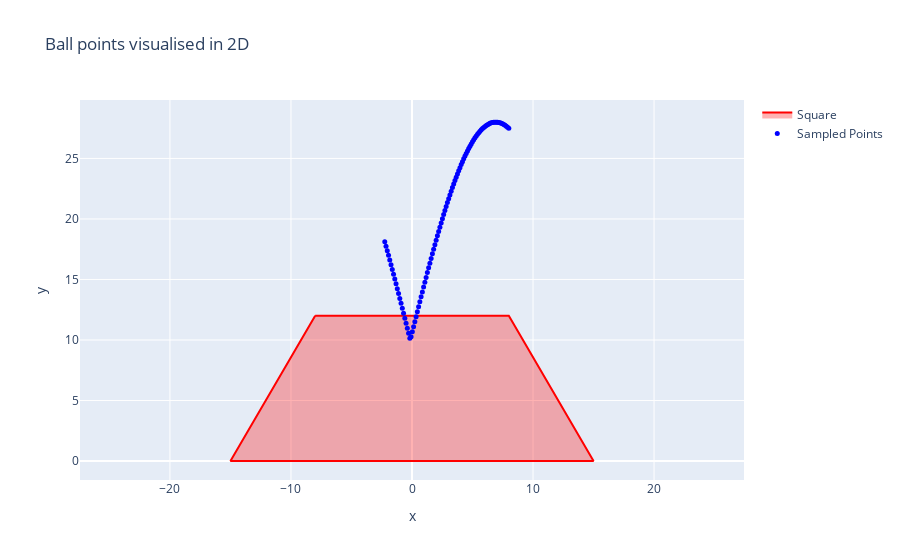

Notebook code cell kept with this figure:
### Code cell
x_final = x_sampled
y_final = 0.05 * x_sampled + 2
z_final = z_sampled + 10

# Plot y_final and z_final
fig = go.Figure()

# Define vertices of the square
square_vertices = [(-8, 12), (8, 12), (15, 0), (-15, 0), (-8, 12)]

# Scatter plot for sampled points
fig.add_trace(go.Scatter(

    x=[vertex[0] for vertex in square_vertices],
    y=[vertex[1] for vertex in square_vertices],
    mode='lines',
    line=dict(color='red'),
    fill='toself',
    fillcolor='rgba(255, 0, 0, 0.3)',  # Transparent red fill
    name='Square'
))


# Add square trace
fig.add_trace(go.Scatter(
    x=-y_final,
    y=z_final,
    mode='markers',
    marker=dict(color='blue', size=5),
    name='Sampled Points'

))

# Update layout
fig.update_layout(title='Ball points visualised in 2D',
                  xaxis_title='x',
                  yaxis_title='y',
                  xaxis=dict(scaleanchor="y", scaleratio=1),
                  yaxis=dict(scaleanchor="x", scaleratio=1))

# Show plot
fig.show()

for x, y in zip(-y_final, z_final):
    print(f'({x:.2f}, {y:.2f})')

### Figure 1 — Plotly figure (JSON) as saved in the notebook; plotly's stock layout.template omitted (floating-point values rounded to 4 significant figures)
{"data": [{"fill": "toself", "fillcolor": "rgba(255, 0, 0, 0.3)", "line": {"color": "red"}, "mode": "lines", "name": "Square", "type": "scatter", "x": [-8, 8, 15, -15, -8], "y": [12, 12, 0, 0, 12]}, {"marker": {"color": "blue", "size": 5}, "mode": "markers", "name": "Sampled Points", "type": "scatter", "x": [-2.25, -2.146, -2.043, -1.939, -1.836, -1.732, -1.629, -1.525, -1.422, -1.318, -1.215, -1.111, -1.008, -0.904, -0.8005, -0.697, -0.5934, -0.4899, -0.3864, -0.2828, -0.1793, -0.07576, 0.02778, 0.1313, 0.2348, 0.3384, 0.4419, 0.5455, 0.649, 0.7525, 0.8561, 0.9596, 1.063, 1.167, 1.27, 1.374, 1.477, 1.581, 1.684, 1.788, 1.891, 1.995, 2.098, 2.202, 2.306, 2.409, 2.513, 2.616, 2.72, 2.823, 2.927, 3.03, 3.134, 3.237, 3.341, 3.444, 3.548, 3.652, 3.755, 3.859, 3.962, 4.066, 4.169, 4.273, 4.376, 4.48, 4.583, 4.687, 4.79, 4.894, 4.997, 5.101, 5.205, 5.308, 5.412, 5.515, 5.619, 5.722, 5.826, 5.929, 6.033, 6.136, 6.24, 6.343, 6.447, 6.551, 6.654, 6.758, 6.861, 6.965, 7.068, 7.172, 7.275, 7.379, 7.482, 7.586, 7.689, 7.793, 7.896, 8], "y": [18.12, 17.75, 17.37, 16.99, 16.61, 16.22, 15.83, 15.44, 15.04, 14.64, 14.24, 13.84, 13.43, 13.02, 12.62, 12.21, 11.79, 11.38, 10.97, 10.55, 10.14, 10.27, 10.69, 11.1, 11.51, 11.93, 12.34, 12.75, 13.16, 13.56, 13.97, 14.37, 14.77, 15.17, 15.57, 15.96, 16.35, 16.73, 17.11, 17.49, 17.87, 18.24, 18.6, 18.97, 19.32, 19.67, 20.02, 20.36, 20.7, 21.03, 21.35, 21.67, 21.98, 22.29, 22.59, 22.88, 23.17, 23.45, 23.72, 23.98, 24.24, 24.49, 24.73, 24.96, 25.19, 25.41, 25.62, 25.82, 26.01, 26.2, 26.37, 26.54, 26.7, 26.85, 26.99, 27.12, 27.25, 27.36, 27.47, 27.56, 27.65, 27.72, 27.79, 27.85, 27.9, 27.94, 27.97, 27.99, 28.0, 28.0, 27.99, 27.97, 27.95, 27.91, 27.86, 27.81, 27.74, 27.67, 27.58, 27.49]}], "layout": {"title": {"text": "Ball points visualised in 2D"}, "xaxis": {"scaleanchor": "y", "scaleratio": 1, "title": {"text": "x"}}, "yaxis": {"scaleanchor": "x", "scaleratio": 1, "title": {"text": "y"}}}}
